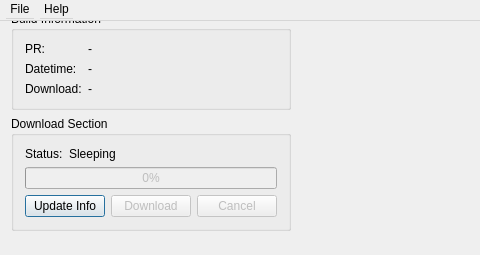
<?xml version="1.0" encoding="UTF-8"?>
<ui version="4.0">
 <class>rpcs3_updater</class>
 <widget class="QDialog" name="rpcs3_updater">
  <property name="geometry">
   <rect>
    <x>0</x>
    <y>0</y>
    <width>480</width>
    <height>255</height>
   </rect>
  </property>
  <property name="windowTitle">
   <string>Updater</string>
  </property>
  <widget class="QWidget" name="centralWidget">
   <layout class="QVBoxLayout" name="verticalLayout">
    <item>
     <widget class="QGroupBox" name="groupBox_3">
      <property name="title">
       <string>Build Information</string>
      </property>
      <layout class="QHBoxLayout" name="horizontalLayout" stretch="0,1">
       <item>
        <layout class="QVBoxLayout" name="verticalLayout_4">
         <item>
          <widget class="QLabel" name="pr_label">
           <property name="text">
            <string>PR: </string>
           </property>
          </widget>
         </item>
         <item>
          <widget class="QLabel" name="datetime_label">
           <property name="text">
            <string>Datetime:</string>
           </property>
          </widget>
         </item>
         <item>
          <widget class="QLabel" name="download_label">
           <property name="text">
            <string>Download:</string>
           </property>
          </widget>
         </item>
        </layout>
       </item>
       <item>
        <layout class="QVBoxLayout" name="verticalLayout_2">
         <item>
          <widget class="QLabel" name="pr_data">
           <property name="text">
            <string>-</string>
           </property>
          </widget>
         </item>
         <item>
          <widget class="QLabel" name="datetime_data">
           <property name="text">
            <string>-</string>
           </property>
          </widget>
         </item>
         <item>
          <widget class="QLabel" name="download_data">
           <property name="text">
            <string>-</string>
           </property>
          </widget>
         </item>
        </layout>
       </item>
      </layout>
     </widget>
    </item>
    <item>
     <widget class="QGroupBox" name="groupBox_2">
      <property name="title">
       <string>Download Section</string>
      </property>
      <layout class="QVBoxLayout" name="verticalLayout_3">
       <item>
        <layout class="QHBoxLayout" name="horizontalLayout_2" stretch="0,1">
         <item>
          <widget class="QLabel" name="progressStatus">
           <property name="text">
            <string>Status:</string>
           </property>
          </widget>
         </item>
         <item>
          <widget class="QLabel" name="progressLabel">
           <property name="text">
            <string>Sleeping</string>
           </property>
          </widget>
         </item>
        </layout>
       </item>
       <item>
        <widget class="QProgressBar" name="progressBar">
         <property name="enabled">
          <bool>false</bool>
         </property>
         <property name="maximum">
          <number>98</number>
         </property>
         <property name="value">
          <number>0</number>
         </property>
        </widget>
       </item>
       <item>
        <layout class="QHBoxLayout" name="horizontalLayout_5">
         <item>
          <widget class="QPushButton" name="updateButton">
           <property name="text">
            <string>Update Info</string>
           </property>
          </widget>
         </item>
         <item>
          <widget class="QPushButton" name="downloadButton">
           <property name="enabled">
            <bool>false</bool>
           </property>
           <property name="text">
            <string>Download</string>
           </property>
          </widget>
         </item>
         <item>
          <widget class="QPushButton" name="cancelButton">
           <property name="enabled">
            <bool>false</bool>
           </property>
           <property name="text">
            <string>Cancel</string>
           </property>
          </widget>
         </item>
        </layout>
       </item>
      </layout>
     </widget>
    </item>
   </layout>
  </widget>
  <widget class="QMenuBar" name="menuBar">
   <property name="geometry">
    <rect>
     <x>0</x>
     <y>0</y>
     <width>480</width>
     <height>21</height>
    </rect>
   </property>
   <widget class="QMenu" name="menuHelp">
    <property name="title">
     <string>Help</string>
    </property>
    <addaction name="actionAbout"/>
    <addaction name="actionAbout_Qt"/>
   </widget>
   <widget class="QMenu" name="menuFile">
    <property name="title">
     <string>File</string>
    </property>
    <addaction name="actionExit"/>
   </widget>
   <addaction name="menuFile"/>
   <addaction name="menuHelp"/>
  </widget>
  <action name="actionAbout">
   <property name="text">
    <string>About</string>
   </property>
  </action>
  <action name="actionAbout_Qt">
   <property name="text">
    <string>About Qt</string>
   </property>
  </action>
  <action name="actionExit">
   <property name="text">
    <string>Exit</string>
   </property>
  </action>
 </widget>
 <layoutdefault spacing="6" margin="11"/>
 <resources>
  <include location="../windows.qrc"/>
 </resources>
 <connections/>
</ui>
